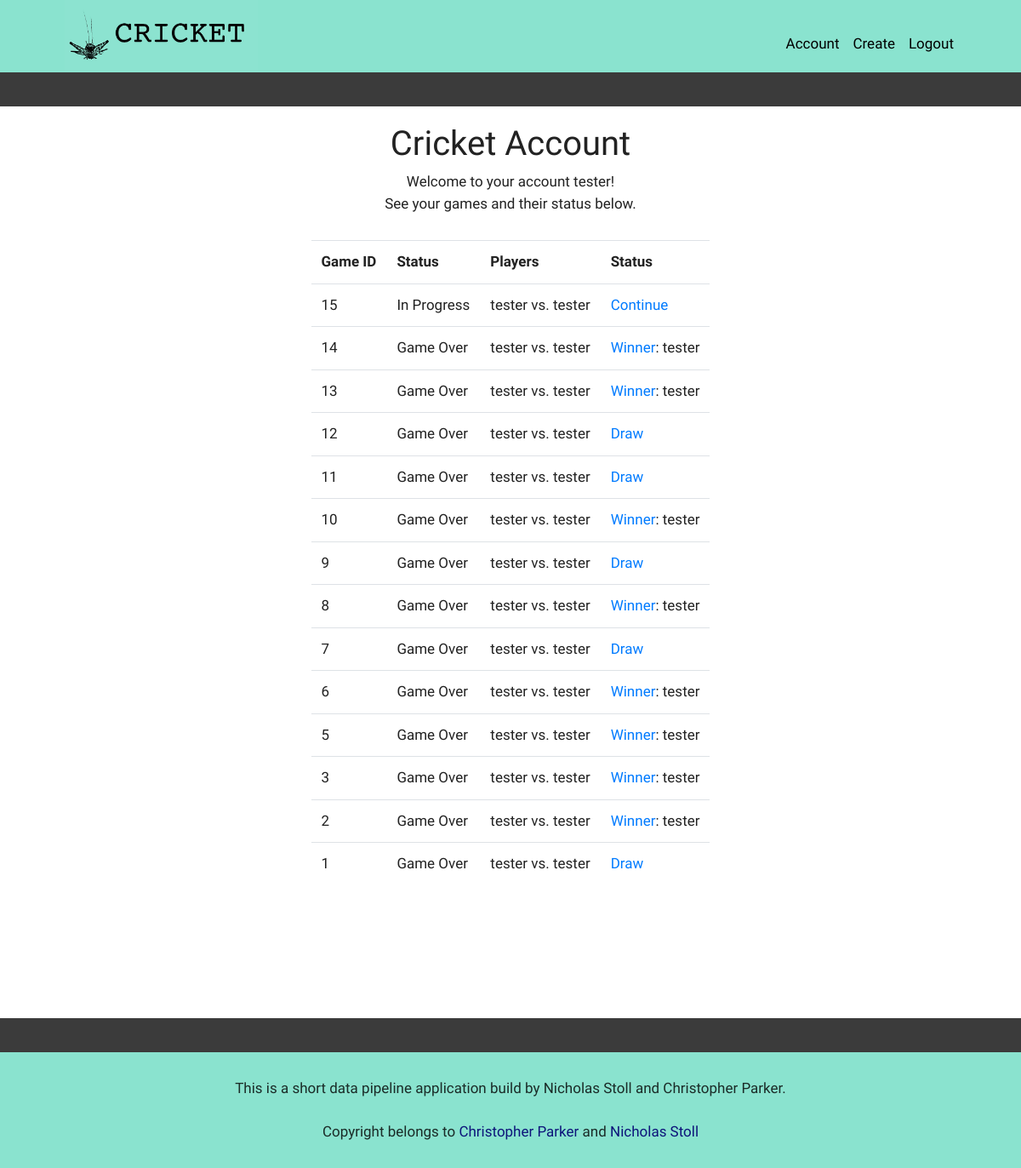
Page /account (signed in) on the earlier database version.
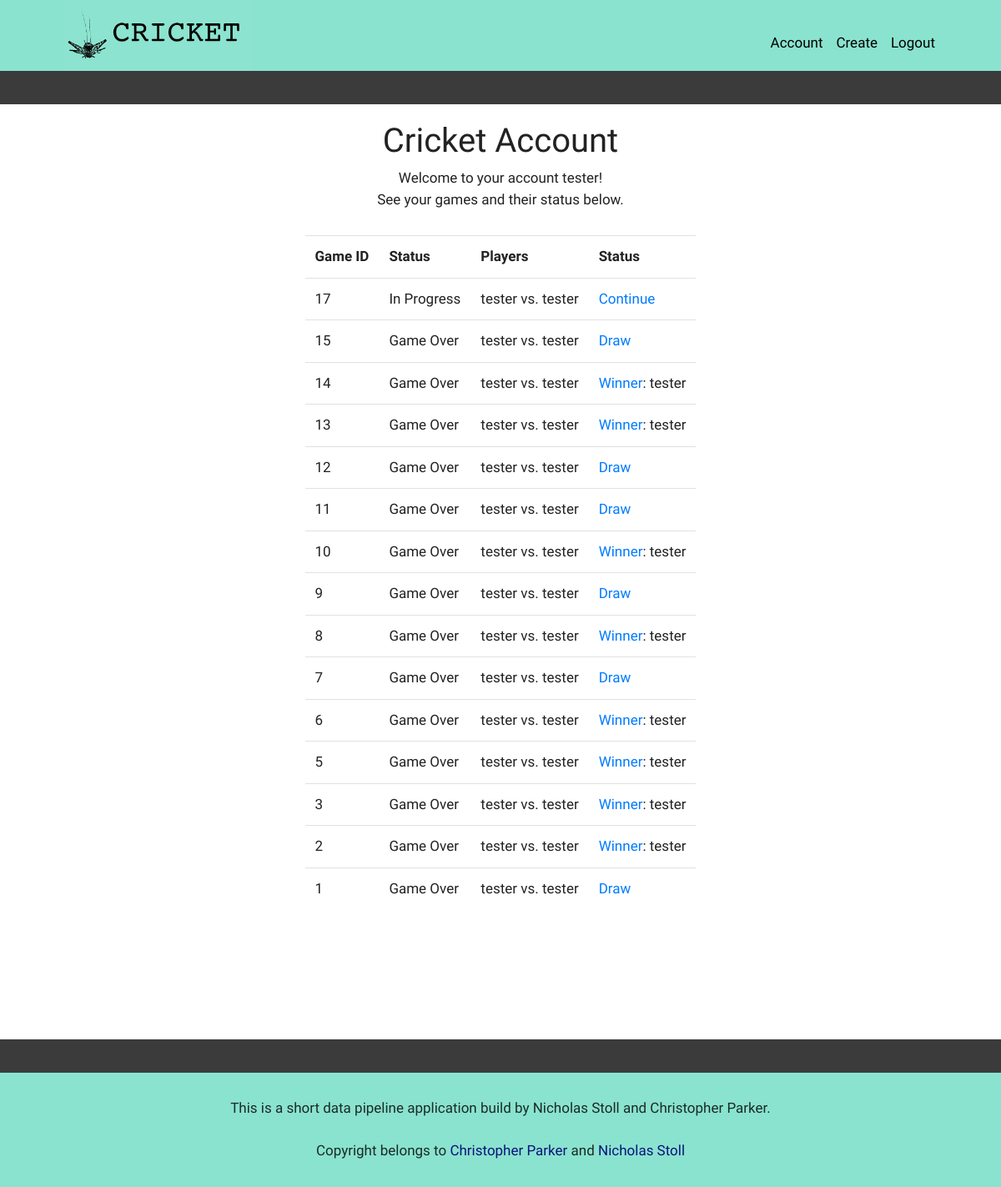
Same page on the later database version.
### data/games.py (models this page shows)
class Game(Base):
    __tablename__ = "game"
    id = sqlalchemy.Column(sqlalchemy.Integer,autoincrement=True,primary_key=True,index=True,unique=True)
    latest_inning = sqlalchemy.Column(sqlalchemy.Integer, nullable = False, default=0)
    player_one_username = sqlalchemy.Column(sqlalchemy.Text(32), nullable= False) # Setup secondary key. Validation
    player_two_username = sqlalchemy.Column(sqlalchemy.Text(32), nullable = False) #Setup secondary Key. Validation
    game_over = sqlalchemy.Column(sqlalchemy.Boolean, nullable=False, default=False)
    winner_username = sqlalchemy.Column(sqlalchemy.Text(32)) # Setup secondary key. Should be pulled from game creation.
    loser_username = sqlalchemy.Column(sqlalchemy.Text(32)) # Setup secondary key. Should be pulled from game creation.
    innings = relationship("Inning", back_populates="game")

### views/account_views.py (the view)
@blueprint.route('/account')
def index():
    vm = IndexViewModel()
    print(vm.username)
    if not vm.username:
        return flask.redirect('/account/login')
    return render_template('account/index.html', **vm.to_dict())

### data/__db_session.py (called while the page is built)
def create_session():
    global __session
    session: Session = __session()
    return session

### infrastructure/cookie_auth.py (called while the page is built)
def text_hasher(text: str):
    salted = 'blahblah' + text + 'moreblah'
    hashed = hashlib.sha512(salted.encode('utf-8')).hexdigest()
    return hashed

def check_cookie_auth_username(request: Request):
    if auth_cookie_name not in request.cookies:
        print("Cookie not in Request")
        return None
    username_cookie = request.cookies[auth_cookie_name]
    print(username_cookie)
    split_cookie = username_cookie.split(':')
    if len(split_cookie) != 2:
        print("Cookie not long enough")
        return None
    username = split_cookie[0]
    username_hash = split_cookie[1]
    hash_check = text_hasher(username)
    if username_hash != hash_check:
        print(f"username not valid")
        return None
    print(f"username is {username}")
    return username

### services/game_service.py (called while the page is built)
def find_games_by_username(username: str) -> Optional[list[Game]]:
    session = db_session.create_session()
    try:
        return list(session.query(Game).filter(Game.player_one_username == username).order_by(Game.id.desc()))
    finally:
        session.close()

### viewmodels/shared/viewmodelbase.py (called while the page is built)
    def to_dict(self):
        return self.__dict__

### templates/account/index.html (shortened to what this page needs)
{% extends "shared/_layout.html" %}
{% block main_content %}
    <div class="account-container">
        <div class="topper">
            <h1>Cricket Account</h1>
            <div>
                <p>Welcome to your account  {{ username }}!</p>
                <p>See your games and their status below.</p>
            </div>
        </div>
        <div class="table">
            <table>
                <tr>
                    <th> Game ID </th>
                    <th> Status </th>
                    <th> Players </th>
                    <th> Status </th>
                </tr>
                {% for g in games %}
                    <tr>
                        <td> {{ g.id }}</td>
                            {% if g.game_over is false%}
                            <td> In Progress </td>
                            {% else %}
                            <td> Game Over </td>
                            {% endif %}
                        <td>{{ g.player_one_username }} vs. {{ g.player_two_username }}</td>
                            {% if g.game_over is false%}
                            <td> <a href = "/game/play/{{ g.id }}"> Continue </a></td>
                            {% else %}
                                {% if g.winner_username == 'draw' %}
                                    <td> <a href = "/game/review/{{ g.id }}">Draw</a> </td>
                                {% else %}
                                    <td> <a href = "/game/review/{{ g.id }}">Winner</a>: {{ g.winner_username }} </td>
                                {% endif %}
                            {% endif %}
                    </tr>
                {% endfor %}
            </table>
        </div>
    </div>
{% endblock %}

Differences in the rows shown:
added Game: id "17", game_over "In Progress", player_one_username "tester", player_two_username "tester"
changed Game id 15: game_over "In Progress Continue" → "Game Over Draw"
